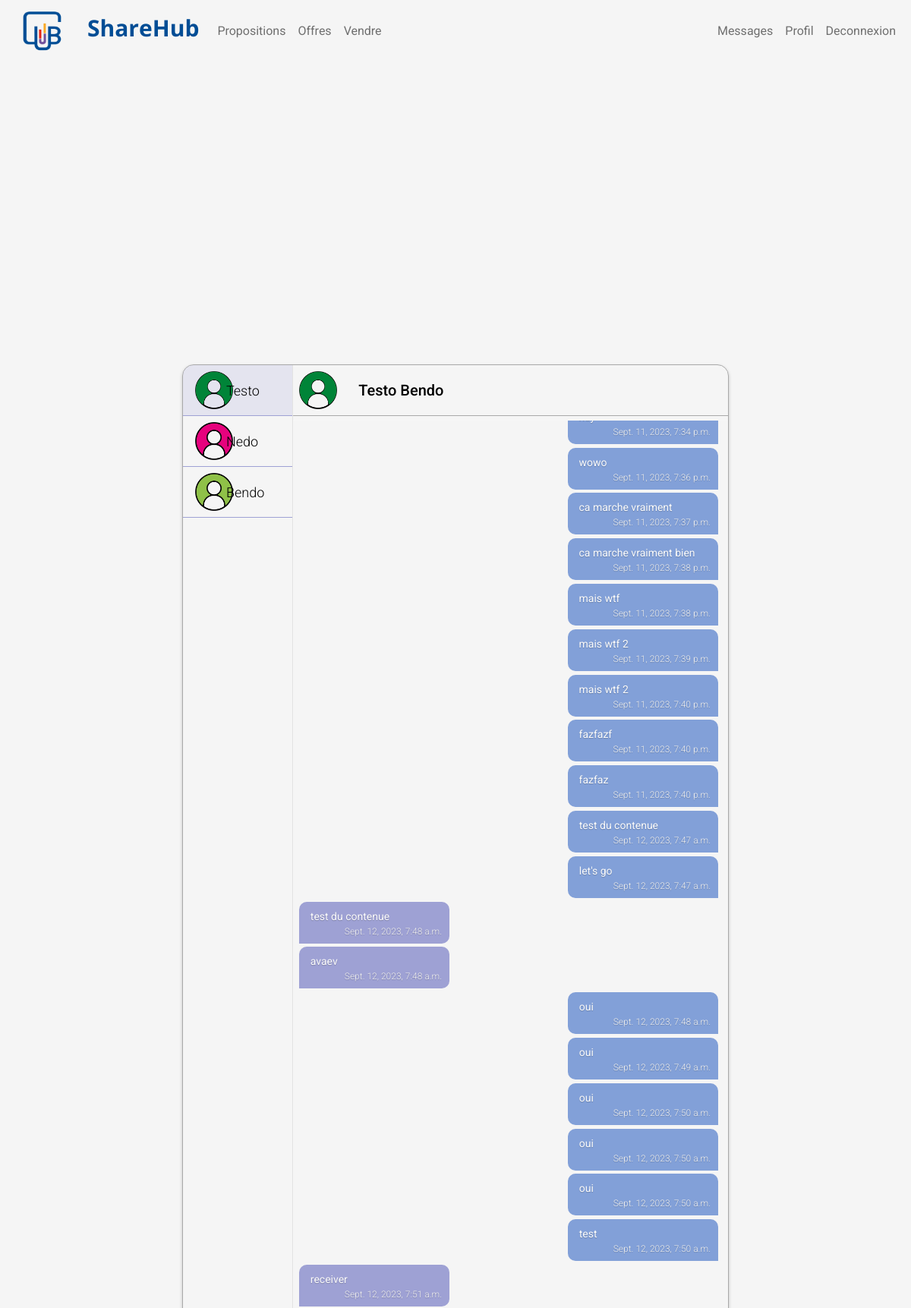
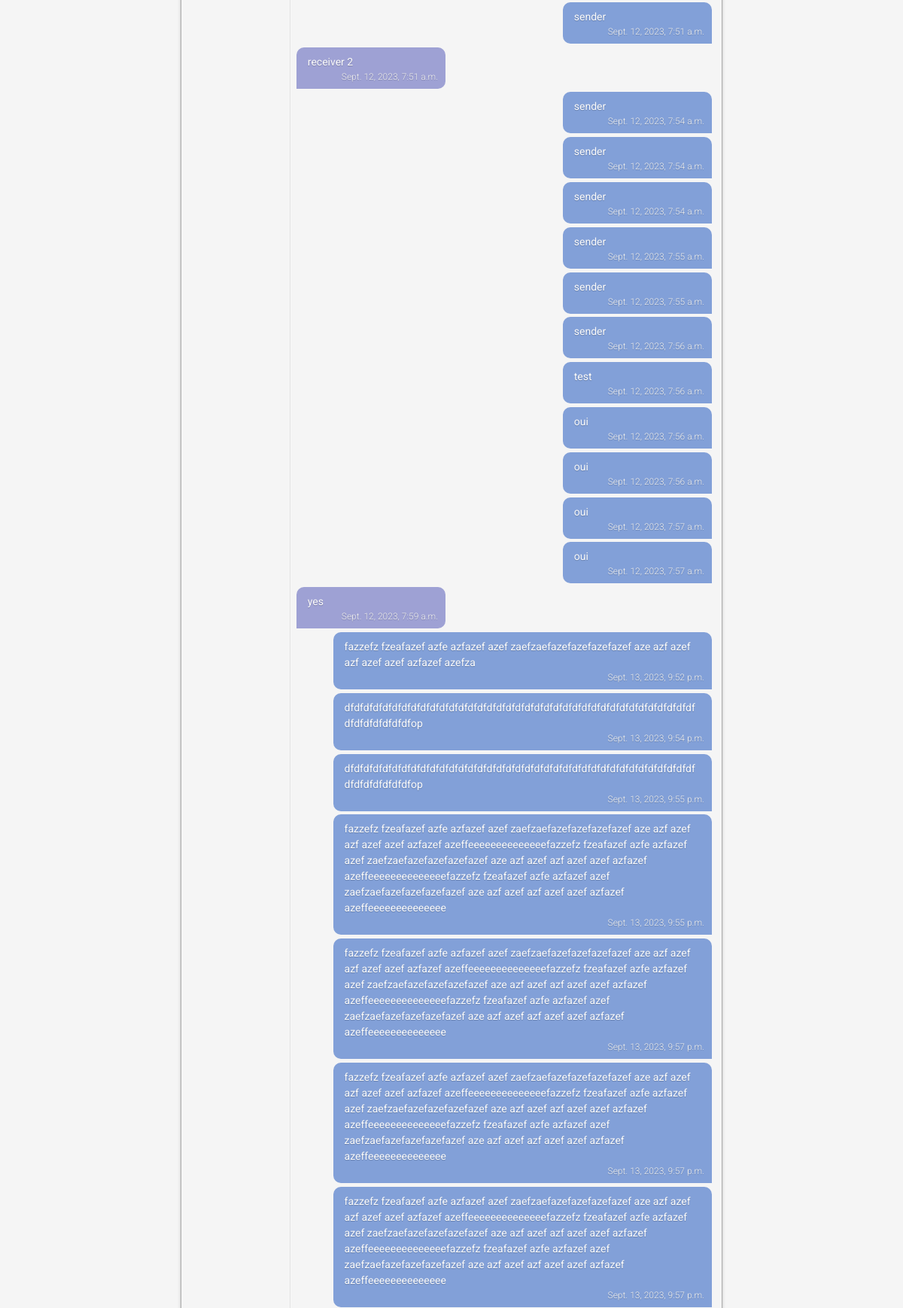
/message/10 (signed in, upper part), run on the app's committed database (2 pictures, top to bottom).
### store/models/customer.py (models this page shows, shortened)
class Customer(models.Model):
    first_name = models.CharField(max_length=50)
    last_name = models.CharField (max_length=50)
    description = models.CharField(max_length=288)
    faculty = models.CharField(max_length=50)
    email=models.EmailField()
    password = models.CharField(max_length=100)
    @staticmethod
    def get_customer_by_id(id):
        try:
            return Customer.objects.get(id= id)
        except:
            return False

### store/models/message.py (models this page shows, shortened)
class Message(models.Model):
    sender = models.ForeignKey(Customer, on_delete=models.CASCADE, related_name='sent_messages')
    receiver = models.ForeignKey(Customer, on_delete=models.CASCADE, related_name='received_messages')
    content = models.TextField()
    timestamp = models.DateTimeField(default=timezone.now)

### store/views/message.py (the view, shortened to what this page needs)
# urls.py: path('message', MessagesView.as_view(), name='messages'),
class MessagesView(View):
    def get(self, request, receiver_id=None):
        if not request.session.get('customer'):
            return redirect('login')
        sender = Customer.get_customer_by_id(request.session.get('customer'))
        receiver = None
        messages = None
        if receiver_id is not None:
            receiver = Customer.get_customer_by_id(receiver_id)
            messages = Message.objects.filter(sender=sender, receiver=receiver) | Message.objects.filter(sender=receiver, receiver=sender)
        users_with_messages = self.get_users_with_messages(sender)
        context = {
            'sender': sender,
            'receiver': receiver,
            'messages': messages,
            'users_with_messages': users_with_messages,
        }
        return render(request, 'message.html', context)
    def get_users_with_messages(self, user):
        return Customer.objects.filter(
            Q(sent_messages__receiver=user) | Q(received_messages__sender=user)
        ).distinct()

### store/templatetags/custom_filter.py (called while the page is built)
@register.filter(name='user_img')
def get_user_img(id):
    return f"/media/img/user_{id % 11}.png"

### store/templates/message.html (shortened to what this page needs)
{% extends 'base.html' %}
{% block content %}
{% load custom_filter %}
<link rel="stylesheet" href="https://cdnjs.cloudflare.com/ajax/libs/font-awesome/4.7.0/css/font-awesome.min.css">
<div class="container app">
  <div class="main-row">
    <div style="width: 20%; padding-left: 0.5rem; overflow: hidden;">
        {% for user in users_with_messages %}
            {% if user.id == receiver.id %}
            <div class="row sideBar" style="background-color: #9EA1D433;">
            {% else %}
            <div class="row sideBar">
            {% endif %}
                <a href="/message/{{user.id}}">
                <div class="row sideBar-body">
                    <div class="col-sm-3 col-xs-3 sideBar-avatar">
                        <div class="avatar-icon">
                            <img src="{{user.id|user_img}}">
                        </div>
                    </div>
                    <div class="col-sm-9 col-xs-9" style="margin: auto;">
                        <span class="name-user">{{user.first_name}}</span>
                    </div>
                </div>
                </a>
            </div>
        {% endfor %}
    </div>
    <div class="col-sm-8 conversation mt-2">
        {% if receiver %}
        <div class="row heading mt-2" style="padding-left: 0.5rem; padding-bottom: 0.5rem; border-bottom: darkgray solid 1px;">
            <div class="col-sm-2 col-md-1 col-xs-3 heading-avatar">
            <div class="avatar-icon ">
                <img src="{{receiver.id|user_img}}">
            </div>
            </div>
            <div class="col-sm-10 col-xs-7" style="margin: auto;">
            <a href="/profile/{{receiver.id}}" class="name-user" style="font-weight: 500;font-size: 20px;">
                {{receiver.first_name}} {{receiver.last_name}}
            </a>
            </div>
        </div>
      <div class="row message" id="conversation">
        {% for message in messages %}
            {% if message.sender.id != sender.id %}
            <div class="row message-body">
                <div class="message-main-receiver" style="padding-left: 1.2rem;">
                    <div class="receiver">
                        <div class="message-text">
                            {{ message.content }}
                        </div>
                        <span class="message-time pull-right">
                            {{ message.timestamp }}
                        </span>
                    </div>
                </div>
            </div>
            {% else %}
            <div class="row message-body">
                <div class="message-main-sender" style="padding-right: 0;">
                    <div class="sender">
                        <div class="message-text">
                            {{ message.content }}
                        </div>
                        <span class="message-time pull-right">
                            {{ message.timestamp }}
                        </span>
                    </div>
                </div>
            </div>
            {% endif %}
        {% endfor %}
      </div>
      {% endif %}
    </div>
  </div>
</div>
{% endblock %}

### store/templates/base.html (style rules this page uses)
body { font-family: 'Roboto', sans-serif; background-color: #F5F5F5; min-height: 100vh; display: flex; flex-direction: column; }

### store/templates/message.html (style rules this page uses)
.app { position: relative; top: 19px; margin: auto; border: solid 1px darkgray; border-radius: 15px; min-width: 40%; max-width: 60%; padding: 0; box-shadow: 0 2px 4px 0 rgba(0, 0, 0, 0.2); overflow: hidden; margin-bottom: 3rem; }
.main-row { display: flex; flex-wrap: wrap; justify-content: space-between; width: 100%; margin: 0 auto; flex-grow: 1; overflow: hidden; height: 80vh; }
a { text-decoration: none !important; }
img { width: 100%; height: 100%; }
.sideBar { padding: 0.5rem; border-bottom: solid 1px #9EA1D4; }
.avatar-icon { width: 50px; height: 50px; overflow: hidden; }
.name-user { font-family: 'Roboto', sans-serif; font-size: 18px; font-weight: 300; color: #000000; margin-left: 5px; }
.conversation { width: 80%; padding: 0 !important; margin: 0 !important; height: 100%; border-left: 1px solid rgba(0, 0, 0, .08); overflow-y: hidden; overflow: hidden; }
.message { padding: 0 !important; margin-left: 0; margin-top: 0.3rem; margin-bottom: 0; margin-right: 0; background-size: cover; overflow-y: auto; border: 1px solid #f7f7f7; height: calc(100% - 120px); display: list-item; }
.message-body { margin-bottom: 0.3rem !important; padding: 0 !important; width: auto; height: auto; }
.message-text { margin: 0 !important; padding: 5px !important; word-wrap:break-word; font-weight: 400; font-size: 14px; padding-bottom: 0 !important; }
.message-time { margin: 0 !important; margin-left: 50px !important; font-size: 12px; text-align: right; color: #EEE; font-weight: 300; }
.receiver { color: #FAFAFA; width: auto !important; max-width: 90% !important; padding: 4px 10px 7px !important; border-radius: 10px 10px 10px 0; background: #9EA1D4; text-shadow: 0 1px 1px rgba(0, 0, 0, .2); word-wrap: break-word; display: inline-block; }
.sender { color: #FAFAFA; float: right; width: auto !important; max-width: 90% !important; background: #82A0D8; border-radius: 10px 10px 0 10px; padding: 4px 10px 7px !important; text-shadow: 0 1px 1px rgba(0, 0, 0, .2); display: inline-block; word-wrap: break-word; }

### data on the page
Customer: shows a picture, first_name "Testo", last_name "Bendo"
Customer: shows a picture, first_name "Nedo"
Customer: shows a picture, first_name "Bendo"
Message: timestamp "Sept. 11, 2023, 7:34 p.m."
Message: content "wowo", timestamp "Sept. 11, 2023, 7:36 p.m."
Message: content "ca marche vraiment", timestamp "Sept. 11, 2023, 7:37 p.m."
Message: content "ca marche vraiment bien", timestamp "Sept. 11, 2023, 7:38 p.m."
Message: content "mais wtf", timestamp "Sept. 11, 2023, 7:38 p.m."
Message: content "mais wtf 2", timestamp "Sept. 11, 2023, 7:39 p.m."
Message: content "mais wtf 2", timestamp "Sept. 11, 2023, 7:40 p.m."
Message: content "fazfazf", timestamp "Sept. 11, 2023, 7:40 p.m."
Message: content "fazfaz", timestamp "Sept. 11, 2023, 7:40 p.m."
Message: content "test du contenue", timestamp "Sept. 12, 2023, 7:47 a.m."
Message: content "let's go", timestamp "Sept. 12, 2023, 7:47 a.m."
Message: content "test du contenue", timestamp "Sept. 12, 2023, 7:48 a.m."
Message: content "avaev", timestamp "Sept. 12, 2023, 7:48 a.m."
Message: content "oui", timestamp "Sept. 12, 2023, 7:48 a.m."
Message: content "oui", timestamp "Sept. 12, 2023, 7:49 a.m."
Message: content "oui", timestamp "Sept. 12, 2023, 7:50 a.m."
Message: content "oui", timestamp "Sept. 12, 2023, 7:50 a.m."
Message: content "oui", timestamp "Sept. 12, 2023, 7:50 a.m."
Message: content "test", timestamp "Sept. 12, 2023, 7:50 a.m."
Message: content "receiver", timestamp "Sept. 12, 2023, 7:51 a.m."
Message: content "sender", timestamp "Sept. 12, 2023, 7:51 a.m."
Message: content "receiver 2", timestamp "Sept. 12, 2023, 7:51 a.m."
Message: content "sender", timestamp "Sept. 12, 2023, 7:54 a.m."
Message: content "sender", timestamp "Sept. 12, 2023, 7:54 a.m."
Message: content "sender", timestamp "Sept. 12, 2023, 7:54 a.m."
Message: content "sender", timestamp "Sept. 12, 2023, 7:55 a.m."
Message: content "sender", timestamp "Sept. 12, 2023, 7:55 a.m."
Message: content "sender", timestamp "Sept. 12, 2023, 7:56 a.m."
Message: content "test", timestamp "Sept. 12, 2023, 7:56 a.m."
Message: content "oui", timestamp "Sept. 12, 2023, 7:56 a.m."
Message: content "oui", timestamp "Sept. 12, 2023, 7:56 a.m."
Message: content "oui", timestamp "Sept. 12, 2023, 7:57 a.m."
Message: content "oui", timestamp "Sept. 12, 2023, 7:57 a.m."
Message: content "yes", timestamp "Sept. 12, 2023, 7:59 a.m."
Message: content "fazzefz fzeafazef azfe azfazef azef zaefzaefazefazefazefazef aze azf azef azf azef azef azfazef azefza", timestamp "Sept. 13, 2023, 9:52 p.m."
Message: content "dfdfdfdfdfdfdfdfdfdfdfdfdfdfdfdfdfdfdfdfdfdfdfdfdfdfdfdfdfdfdfdfdfdfdfdfdfdfdfdfdfdfdfdfop", timestamp "Sept. 13, 2023, 9:54 p.m."
Message: content "dfdfdfdfdfdfdfdfdfdfdfdfdfdfdfdfdfdfdfdfdfdfdfdfdfdfdfdfdfdfdfdfdfdfdfdfdfdfdfdfdfdfdfdfop", timestamp "Sept. 13, 2023, 9:55 p.m."
Message: content "fazzefz fzeafazef azfe azfazef azef zaefzaefazefazefazefazef aze azf azef azf azef azef azfazef azeffeeeeeeeeeeeeeefazzefz fzeafazef azfe azfazef azef zaefzaefazefazefazefazef aze azf azef azf azef azef azfazef azeffeeeeeeeeeeeeeefazzefz fzeafazef azfe azfazef azef zaefzaefazefazefazefazef aze azf azef azf azef azef azfazef azeffeeeeeeeeeeeeee", timestamp "Sept. 13, 2023, 9:55 p.m."
Message: content "fazzefz fzeafazef azfe azfazef azef zaefzaefazefazefazefazef aze azf azef azf azef azef azfazef azeffeeeeeeeeeeeeeefazzefz fzeafazef azfe azfazef azef zaefzaefazefazefazefazef aze azf azef azf azef azef azfazef azeffeeeeeeeeeeeeeefazzefz fzeafazef azfe azfazef azef zaefzaefazefazefazefazef aze azf azef azf azef azef azfazef azeffeeeeeeeeeeeeee", timestamp "Sept. 13, 2023, 9:57 p.m."
Message: content "fazzefz fzeafazef azfe azfazef azef zaefzaefazefazefazefazef aze azf azef azf azef azef azfazef azeffeeeeeeeeeeeeeefazzefz fzeafazef azfe azfazef azef zaefzaefazefazefazefazef aze azf azef azf azef azef azfazef azeffeeeeeeeeeeeeeefazzefz fzeafazef azfe azfazef azef zaefzaefazefazefazefazef aze azf azef azf azef azef azfazef azeffeeeeeeeeeeeeee", timestamp "Sept. 13, 2023, 9:57 p.m."
Message: content "fazzefz fzeafazef azfe azfazef azef zaefzaefazefazefazefazef aze azf azef azf azef azef azfazef azeffeeeeeeeeeeeeeefazzefz fzeafazef azfe azfazef azef zaefzaefazefazefazefazef aze azf azef azf azef azef azfazef azeffeeeeeeeeeeeeeefazzefz fzeafazef azfe azfazef azef zaefzaefazefazefazefazef aze azf azef azf azef azef azfazef azeffeeeeeeeeeeeeee", timestamp "Sept. 13, 2023, 9:57 p.m."
